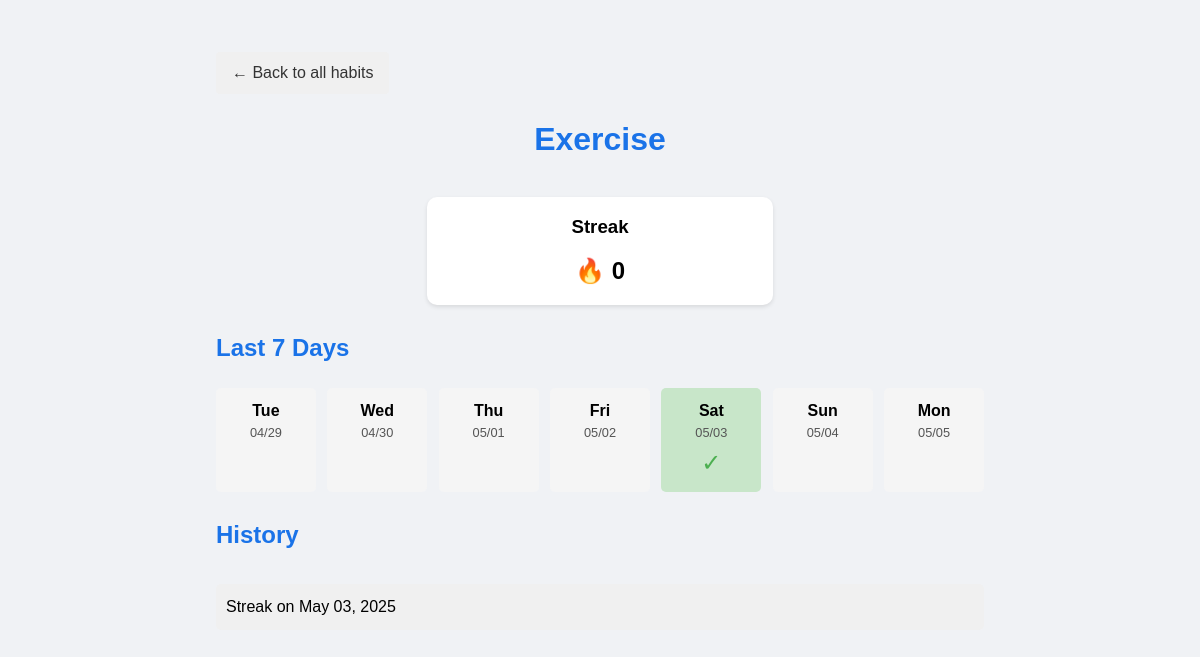
Page /habit/2 on the committed database.
### app.py (models this page shows, shortened)
class Habit(db.Model):
    __tablename__ = 'habit'
    id = db.Column(db.Integer, primary_key=True)
    name = db.Column(db.String(100), nullable=False)
    created_at = db.Column(db.DateTime, default=datetime.utcnow)
    last_check_in = db.Column(db.Date)
    logs = db.relationship('HabitLog', backref='habit',
                           lazy='select', cascade='all, delete-orphan')
    def calculate_streak(self):
        logs = HabitLog.query.filter_by(
            habit_id=self.id).order_by(HabitLog.date.desc()).all()
        if not logs:
            return 0
        streak = 1
        today = date.today()
        if logs[0].date != today and logs[0].date != today - timedelta(days=1):
            return 1 if logs[0].date == today else 0

class HabitLog(db.Model):
    __tablename__ = 'habit_log'
    id = db.Column(db.Integer, primary_key=True)
    habit_id = db.Column(db.Integer, db.ForeignKey(
        'habit.id', ondelete='CASCADE'), nullable=False)
    date = db.Column(db.Date, nullable=False)
    created_at = db.Column(db.DateTime, default=datetime.utcnow)

### app.py (the view)
@app.route('/habit/<int:habit_id>')
def habit_detail(habit_id):
    habit = Habit.query.get_or_404(habit_id)
    logs = HabitLog.query.filter_by(
        habit_id=habit.id).order_by(HabitLog.date.desc()).all()
    today = date.today()
    last_7_days = []
    for i in range(6, -1, -1):
        day = today - timedelta(days=i)
        completed = any(log.date == day for log in logs)
        last_7_days.append({'date': day, 'completed': completed})
    return render_template('habit_detail.html', habit=habit, logs=logs, last_7_days=last_7_days)

### templates/habit_detail.html (shortened to what this page needs)
<!DOCTYPE html>
<html lang="en">
<head>
    <link rel="stylesheet" href="{{ url_for('static', filename='css/style.css') }}">
</head>
<body>
    <div class="container">
        <a href="{{ url_for('index') }}" class="back-link">← Back to all habits</a>
        <h1>{{ habit.name }}</h1>
        <div class="habit-stats">
            <div class="stat-item">
                <h3>Streak</h3>
                <p class="stat-value">🔥 {{ habit.calculate_streak() }}</p>
            </div>
        </div>
        <h2>Last 7 Days</h2>
        <div class="calendar">
            {% for day in last_7_days %}
            <div class="day-box {% if day.completed %}completed{% endif %}">
                <span class="day-name">{{ day.date.strftime('%a') }}</span>
                <span class="day-date">{{ day.date.strftime('%m/%d') }}</span>
            </div>
            {% endfor %}
        </div>
        <h2>History</h2>
        <div class="history-list">
            {% if logs %}
            {% for log in logs %}
            <div class="history-item">
                Streak on {{ log.date.strftime('%B %d, %Y') }}
            </div>
            {% endfor %}
            {% else %}
            <p>No completions recorded yet.</p>
            {% endif %}
        </div>
    </div>
</body>
</html>

### static/css/style.css (style rules this page uses)
* { margin: 0; padding: 0; box-sizing: border-box; }
body { font-family: Arial, sans-serif; line-height: 1.6; background-color: #f0f2f5; }
.container { max-width: 800px; margin: 2rem auto; padding: 0 1rem; }
h1 { text-align: center; color: #1a73e8; margin-bottom: 2rem; }
h2 { color: #1a73e8; margin: 1.5rem 0 1rem; }
.habit-stats { display: flex; justify-content: space-around; margin: 20px 0; text-align: center; }
.stat-item { background-color: white; padding: 15px; border-radius: 10px; box-shadow: 0 2px 4px rgba(0,0,0,0.1); width: 45%; }
.stat-value { font-size: 1.5rem; font-weight: bold; margin-top: 10px; }

### templates/habit_detail.html (style rules this page uses)
.calendar { display: flex; justify-content: space-between; margin: 20px 0; }
.day-box { display: flex; flex-direction: column; align-items: center; width: 13%; padding: 10px; border-radius: 5px; background-color: #f5f5f5; }
.day-date { font-size: 0.8em; color: #555; }
.day-name { font-weight: bold; }
.completed { background-color: #c8e6c9; }
.completed::after { content: '✓'; color: #4caf50; font-size: 1.5em; }
.history-list { margin-top: 30px; }
.history-item { padding: 10px; margin: 5px 0; background-color: #f0f0f0; border-radius: 5px; }
.back-link { display: inline-block; margin: 20px 0; padding: 8px 16px; background-color: #f0f0f0; color: #333; text-decoration: none; border-radius: 4px; }

### rows in the picture
Habit: name "Exercise"
HabitLog: calculate_streak "0", date "May 03, 2025"

### other values in the picture
{{ day.date.strftime('%a') }} "Tue" "Wed" "Thu" "Fri" "Sat" "Sun" "Mon"
{{ day.date.strftime('%m/%d') }} "04/29" "04/30" "05/01" "05/02" "05/03" "05/04" "05/05"
